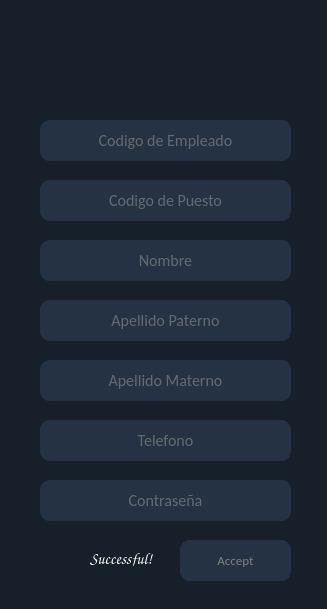
<?xml version="1.0" encoding="UTF-8"?>
<ui version="4.0">
 <class>MainWindow</class>
 <widget class="QMainWindow" name="MainWindow">
  <property name="enabled">
   <bool>true</bool>
  </property>
  <property name="geometry">
   <rect>
    <x>0</x>
    <y>0</y>
    <width>327</width>
    <height>609</height>
   </rect>
  </property>
  <property name="windowTitle">
   <string>Add Employee</string>
  </property>
  <property name="windowIcon">
   <iconset>
    <normaloff>Icons/DRAGONN.ico</normaloff>Icons/DRAGONN.ico</iconset>
  </property>
  <property name="styleSheet">
   <string notr="true">background-color:rgb(23, 32, 42);</string>
  </property>
  <widget class="QWidget" name="centralwidget">
   <widget class="QLabel" name="label">
    <property name="geometry">
     <rect>
      <x>80</x>
      <y>10</y>
      <width>141</width>
      <height>101</height>
     </rect>
    </property>
    <property name="text">
     <string/>
    </property>
    <property name="pixmap">
     <pixmap>Icons/DRAGONN.ico</pixmap>
    </property>
   </widget>
   <widget class="QLineEdit" name="text_cod">
    <property name="geometry">
     <rect>
      <x>40</x>
      <y>120</y>
      <width>251</width>
      <height>41</height>
     </rect>
    </property>
    <property name="font">
     <font>
      <family>Calibri</family>
      <pointsize>12</pointsize>
     </font>
    </property>
    <property name="styleSheet">
     <string notr="true">background-color:rgb(37, 50, 67);color:rgb(162, 162, 162);
border-radius:10px;</string>
    </property>
    <property name="maxLength">
     <number>4</number>
    </property>
    <property name="alignment">
     <set>Qt::AlignCenter</set>
    </property>
    <property name="placeholderText">
     <string>Codigo de Empleado</string>
    </property>
   </widget>
   <widget class="QLineEdit" name="text_pues">
    <property name="geometry">
     <rect>
      <x>40</x>
      <y>180</y>
      <width>251</width>
      <height>41</height>
     </rect>
    </property>
    <property name="font">
     <font>
      <family>Calibri</family>
      <pointsize>12</pointsize>
     </font>
    </property>
    <property name="styleSheet">
     <string notr="true">background-color:rgb(37, 50, 67);color:rgb(162, 162, 162);
border-radius:10px;</string>
    </property>
    <property name="maxLength">
     <number>4</number>
    </property>
    <property name="alignment">
     <set>Qt::AlignCenter</set>
    </property>
    <property name="placeholderText">
     <string>Codigo de Puesto</string>
    </property>
   </widget>
   <widget class="QLineEdit" name="text_nom">
    <property name="geometry">
     <rect>
      <x>40</x>
      <y>240</y>
      <width>251</width>
      <height>41</height>
     </rect>
    </property>
    <property name="font">
     <font>
      <family>Calibri</family>
      <pointsize>12</pointsize>
     </font>
    </property>
    <property name="styleSheet">
     <string notr="true">background-color:rgb(37, 50, 67);color:rgb(162, 162, 162);
border-radius:10px;</string>
    </property>
    <property name="maxLength">
     <number>50</number>
    </property>
    <property name="alignment">
     <set>Qt::AlignCenter</set>
    </property>
    <property name="placeholderText">
     <string>Nombre</string>
    </property>
   </widget>
   <widget class="QLineEdit" name="text_pat">
    <property name="geometry">
     <rect>
      <x>40</x>
      <y>300</y>
      <width>251</width>
      <height>41</height>
     </rect>
    </property>
    <property name="font">
     <font>
      <family>Calibri</family>
      <pointsize>12</pointsize>
     </font>
    </property>
    <property name="styleSheet">
     <string notr="true">background-color:rgb(37, 50, 67);color:rgb(162, 162, 162);
border-radius:10px;</string>
    </property>
    <property name="maxLength">
     <number>50</number>
    </property>
    <property name="alignment">
     <set>Qt::AlignCenter</set>
    </property>
    <property name="placeholderText">
     <string>Apellido Paterno</string>
    </property>
   </widget>
   <widget class="QLineEdit" name="text_mat">
    <property name="geometry">
     <rect>
      <x>40</x>
      <y>360</y>
      <width>251</width>
      <height>41</height>
     </rect>
    </property>
    <property name="font">
     <font>
      <family>Calibri</family>
      <pointsize>12</pointsize>
     </font>
    </property>
    <property name="styleSheet">
     <string notr="true">background-color:rgb(37, 50, 67);color:rgb(162, 162, 162);
border-radius:10px;</string>
    </property>
    <property name="maxLength">
     <number>50</number>
    </property>
    <property name="alignment">
     <set>Qt::AlignCenter</set>
    </property>
    <property name="placeholderText">
     <string>Apellido Materno</string>
    </property>
   </widget>
   <widget class="QLineEdit" name="text_tel">
    <property name="geometry">
     <rect>
      <x>40</x>
      <y>420</y>
      <width>251</width>
      <height>41</height>
     </rect>
    </property>
    <property name="font">
     <font>
      <family>Calibri</family>
      <pointsize>12</pointsize>
     </font>
    </property>
    <property name="styleSheet">
     <string notr="true">background-color:rgb(37, 50, 67);color:rgb(162, 162, 162);
border-radius:10px;</string>
    </property>
    <property name="maxLength">
     <number>10</number>
    </property>
    <property name="alignment">
     <set>Qt::AlignCenter</set>
    </property>
    <property name="placeholderText">
     <string>Telefono</string>
    </property>
   </widget>
   <widget class="QPushButton" name="btn_accep">
    <property name="enabled">
     <bool>true</bool>
    </property>
    <property name="geometry">
     <rect>
      <x>180</x>
      <y>540</y>
      <width>111</width>
      <height>41</height>
     </rect>
    </property>
    <property name="font">
     <font>
      <family>Calibri</family>
      <pointsize>10</pointsize>
     </font>
    </property>
    <property name="cursor">
     <cursorShape>PointingHandCursor</cursorShape>
    </property>
    <property name="styleSheet">
     <string notr="true">QPushButton{
background-color:rgb(37, 50, 67);color:gray;
border-radius:10px;
}

QPushButton:hover{
background-color:rgb(159, 159, 159);

}</string>
    </property>
    <property name="text">
     <string>Accept</string>
    </property>
   </widget>
   <widget class="QLineEdit" name="text_cont">
    <property name="geometry">
     <rect>
      <x>40</x>
      <y>480</y>
      <width>251</width>
      <height>41</height>
     </rect>
    </property>
    <property name="font">
     <font>
      <family>Calibri</family>
      <pointsize>12</pointsize>
     </font>
    </property>
    <property name="styleSheet">
     <string notr="true">background-color:rgb(37, 50, 67);color:rgb(162, 162, 162);
border-radius:10px;</string>
    </property>
    <property name="maxLength">
     <number>15</number>
    </property>
    <property name="echoMode">
     <enum>QLineEdit::Password</enum>
    </property>
    <property name="alignment">
     <set>Qt::AlignCenter</set>
    </property>
    <property name="placeholderText">
     <string>Contraseña</string>
    </property>
   </widget>
   <widget class="QLabel" name="text_adv">
    <property name="geometry">
     <rect>
      <x>90</x>
      <y>550</y>
      <width>81</width>
      <height>16</height>
     </rect>
    </property>
    <property name="font">
     <font>
      <family>Comic Sans MS</family>
      <pointsize>12</pointsize>
     </font>
    </property>
    <property name="styleSheet">
     <string notr="true">color:white</string>
    </property>
    <property name="text">
     <string>Successful!</string>
    </property>
   </widget>
   <widget class="QLabel" name="text_img">
    <property name="geometry">
     <rect>
      <x>50</x>
      <y>540</y>
      <width>31</width>
      <height>31</height>
     </rect>
    </property>
    <property name="font">
     <font>
      <family>Comic Sans MS</family>
      <pointsize>12</pointsize>
     </font>
    </property>
    <property name="styleSheet">
     <string notr="true">color:white</string>
    </property>
    <property name="text">
     <string/>
    </property>
    <property name="pixmap">
     <pixmap>Icons/Success-PNG-Isolated-HD-Pictures.ico</pixmap>
    </property>
    <property name="scaledContents">
     <bool>true</bool>
    </property>
   </widget>
  </widget>
  <widget class="QStatusBar" name="statusbar"/>
 </widget>
 <resources/>
 <connections/>
</ui>
